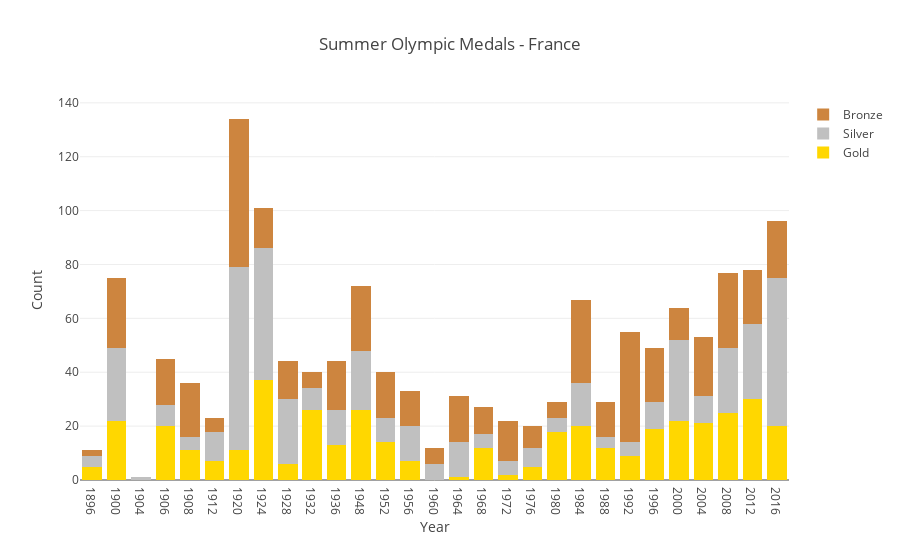

Notebook cell for this chart:
### Code cell
data, layout = fig_data("France")

fig = go.Figure(data=data, layout=layout)

iplot(fig)

### Figure 1 — Plotly figure (JSON) as saved in the notebook; plotly's stock layout.template omitted (floating-point values rounded to 4 significant figures)
{"data": [{"marker": {"color": "rgb(255,215,0)"}, "name": "Gold", "type": "bar", "uid": "354ac6fc-e9f3-42ca-a15c-d91fd93669ad", "x": [1896, 1900, 1904, 1906, 1908, 1912, 1920, 1924, 1928, 1932, 1936, 1948, 1952, 1956, 1960, 1964, 1968, 1972, 1976, 1980, 1984, 1988, 1992, 1996, 2000, 2004, 2008, 2012, 2016], "y": [5, 22, 0, 20, 11, 7, 11, 37, 6, 26, 13, 26, 14, 7, 0, 1, 12, 2, 5, 18, 20, 12, 9, 19, 22, 21, 25, 30, 20]}, {"marker": {"color": "rgb(192,192,192)"}, "name": "Silver", "type": "bar", "uid": "bf1cde18-bc59-4704-b699-d3135c362112", "x": [1896, 1900, 1904, 1906, 1908, 1912, 1920, 1924, 1928, 1932, 1936, 1948, 1952, 1956, 1960, 1964, 1968, 1972, 1976, 1980, 1984, 1988, 1992, 1996, 2000, 2004, 2008, 2012, 2016], "y": [4, 27, 1, 8, 5, 11, 68, 49, 24, 8, 13, 22, 9, 13, 6, 13, 5, 5, 7, 5, 16, 4, 5, 10, 30, 10, 24, 28, 55]}, {"marker": {"color": "rgb(205,133,63)"}, "name": "Bronze", "type": "bar", "uid": "322cda84-719c-4657-be3f-67435451fc94", "x": [1896, 1900, 1904, 1906, 1908, 1912, 1920, 1924, 1928, 1932, 1936, 1948, 1952, 1956, 1960, 1964, 1968, 1972, 1976, 1980, 1984, 1988, 1992, 1996, 2000, 2004, 2008, 2012, 2016], "y": [2, 26, 0, 17, 20, 5, 55, 15, 14, 6, 18, 24, 17, 13, 6, 17, 10, 15, 8, 6, 31, 13, 41, 20, 12, 22, 28, 20, 21]}], "layout": {"autosize": true, "barmode": "stack", "title": {"text": "Summer Olympic Medals - France"}, "xaxis": {"autorange": true, "range": [-0.5, 28.5], "title": {"text": "Year"}, "type": "category"}, "yaxis": {"autorange": true, "range": [0, 141.1], "title": {"text": "Count"}, "type": "linear"}}}
